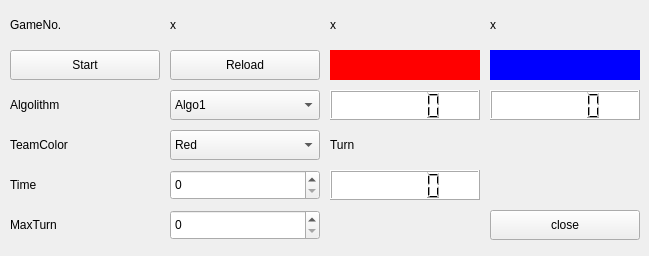
<?xml version="1.0" encoding="UTF-8"?>
<ui version="4.0">
 <class>GameTask</class>
 <widget class="QWidget" name="GameTask">
  <property name="geometry">
   <rect>
    <x>0</x>
    <y>0</y>
    <width>649</width>
    <height>256</height>
   </rect>
  </property>
  <property name="windowTitle">
   <string>Form</string>
  </property>
  <widget class="QLabel" name="label_text_1">
   <property name="geometry">
    <rect>
     <x>10</x>
     <y>10</y>
     <width>150</width>
     <height>30</height>
    </rect>
   </property>
   <property name="text">
    <string>GameNo.</string>
   </property>
  </widget>
  <widget class="QLabel" name="label_text_gameNo">
   <property name="geometry">
    <rect>
     <x>170</x>
     <y>10</y>
     <width>150</width>
     <height>30</height>
    </rect>
   </property>
   <property name="text">
    <string>x</string>
   </property>
  </widget>
  <widget class="QPushButton" name="pushButton_reload">
   <property name="geometry">
    <rect>
     <x>170</x>
     <y>50</y>
     <width>150</width>
     <height>30</height>
    </rect>
   </property>
   <property name="text">
    <string>Reload</string>
   </property>
  </widget>
  <widget class="QLabel" name="label_text_2">
   <property name="geometry">
    <rect>
     <x>10</x>
     <y>90</y>
     <width>150</width>
     <height>30</height>
    </rect>
   </property>
   <property name="text">
    <string>Algolithm</string>
   </property>
  </widget>
  <widget class="QLabel" name="label_text_3">
   <property name="geometry">
    <rect>
     <x>10</x>
     <y>130</y>
     <width>150</width>
     <height>30</height>
    </rect>
   </property>
   <property name="text">
    <string>TeamColor</string>
   </property>
  </widget>
  <widget class="QComboBox" name="comboBox_teamColor">
   <property name="geometry">
    <rect>
     <x>170</x>
     <y>130</y>
     <width>150</width>
     <height>30</height>
    </rect>
   </property>
   <item>
    <property name="text">
     <string>Red</string>
    </property>
   </item>
   <item>
    <property name="text">
     <string>Blue</string>
    </property>
   </item>
  </widget>
  <widget class="QLabel" name="label_text_4">
   <property name="geometry">
    <rect>
     <x>10</x>
     <y>170</y>
     <width>150</width>
     <height>30</height>
    </rect>
   </property>
   <property name="text">
    <string>Time</string>
   </property>
  </widget>
  <widget class="QSpinBox" name="spinBox_time">
   <property name="geometry">
    <rect>
     <x>170</x>
     <y>170</y>
     <width>150</width>
     <height>30</height>
    </rect>
   </property>
  </widget>
  <widget class="QLabel" name="label_text_5">
   <property name="geometry">
    <rect>
     <x>10</x>
     <y>210</y>
     <width>150</width>
     <height>30</height>
    </rect>
   </property>
   <property name="text">
    <string>MaxTurn</string>
   </property>
  </widget>
  <widget class="QSpinBox" name="spinBox_maxTurn">
   <property name="geometry">
    <rect>
     <x>170</x>
     <y>210</y>
     <width>150</width>
     <height>30</height>
    </rect>
   </property>
  </widget>
  <widget class="QLabel" name="label_background_1">
   <property name="geometry">
    <rect>
     <x>330</x>
     <y>50</y>
     <width>150</width>
     <height>30</height>
    </rect>
   </property>
   <property name="styleSheet">
    <string notr="true">background:#f00</string>
   </property>
   <property name="text">
    <string/>
   </property>
  </widget>
  <widget class="QLCDNumber" name="lcdNumber_blue">
   <property name="geometry">
    <rect>
     <x>490</x>
     <y>90</y>
     <width>150</width>
     <height>30</height>
    </rect>
   </property>
   <property name="styleSheet">
    <string notr="true">background:#fff</string>
   </property>
  </widget>
  <widget class="QLabel" name="label_lamp_1">
   <property name="geometry">
    <rect>
     <x>330</x>
     <y>10</y>
     <width>150</width>
     <height>30</height>
    </rect>
   </property>
   <property name="text">
    <string>x</string>
   </property>
  </widget>
  <widget class="QLabel" name="label_lamp_2">
   <property name="geometry">
    <rect>
     <x>490</x>
     <y>10</y>
     <width>150</width>
     <height>30</height>
    </rect>
   </property>
   <property name="text">
    <string>x</string>
   </property>
  </widget>
  <widget class="QLabel" name="label_background_2">
   <property name="geometry">
    <rect>
     <x>490</x>
     <y>50</y>
     <width>150</width>
     <height>30</height>
    </rect>
   </property>
   <property name="styleSheet">
    <string notr="true">background:#00f</string>
   </property>
   <property name="text">
    <string/>
   </property>
  </widget>
  <widget class="QLCDNumber" name="lcdNumber_red">
   <property name="geometry">
    <rect>
     <x>330</x>
     <y>90</y>
     <width>150</width>
     <height>30</height>
    </rect>
   </property>
   <property name="styleSheet">
    <string notr="true">background:#fff</string>
   </property>
  </widget>
  <widget class="QLabel" name="label_text_6">
   <property name="geometry">
    <rect>
     <x>330</x>
     <y>130</y>
     <width>150</width>
     <height>30</height>
    </rect>
   </property>
   <property name="text">
    <string>Turn</string>
   </property>
  </widget>
  <widget class="QLCDNumber" name="lcdNumber_turn">
   <property name="geometry">
    <rect>
     <x>330</x>
     <y>170</y>
     <width>150</width>
     <height>30</height>
    </rect>
   </property>
   <property name="styleSheet">
    <string notr="true">background:#fff</string>
   </property>
  </widget>
  <widget class="QPushButton" name="pushButton_start">
   <property name="geometry">
    <rect>
     <x>10</x>
     <y>50</y>
     <width>150</width>
     <height>30</height>
    </rect>
   </property>
   <property name="text">
    <string>Start</string>
   </property>
  </widget>
  <widget class="QComboBox" name="comboBox_algolithm">
   <property name="geometry">
    <rect>
     <x>170</x>
     <y>90</y>
     <width>150</width>
     <height>30</height>
    </rect>
   </property>
   <item>
    <property name="text">
     <string>Algo1</string>
    </property>
   </item>
   <item>
    <property name="text">
     <string>Algo2</string>
    </property>
   </item>
  </widget>
  <widget class="QPushButton" name="pushButton_close">
   <property name="geometry">
    <rect>
     <x>490</x>
     <y>210</y>
     <width>150</width>
     <height>30</height>
    </rect>
   </property>
   <property name="text">
    <string>close</string>
   </property>
  </widget>
 </widget>
 <resources/>
 <connections/>
</ui>
